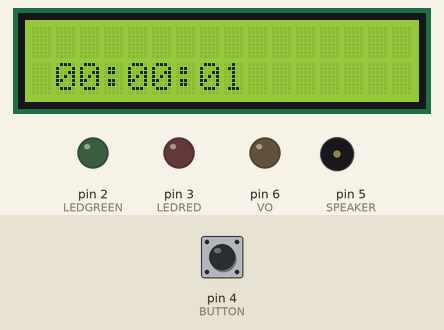
The sketch below on a simulated Arduino Uno, built with avr-gcc and run on an emulated ATmega328P. On the bench: 16×2 character LCD, output pins drawn as LEDs (lit = HIGH), buzzer (waves = sounding). The inputs (shaded band) are chosen by the test bench; at power-on: pin 4 (BUTTON) LOW. The local clock reads 2024-03-15 10:24:30 at power-on unless the sketch sets it; what the sketch prints to the serial monitor is not drawn.

Above: at 1.2 s.
1.3 s: pin 4 (BUTTON) pulled HIGH for 1.25 s
At 2.9 s:
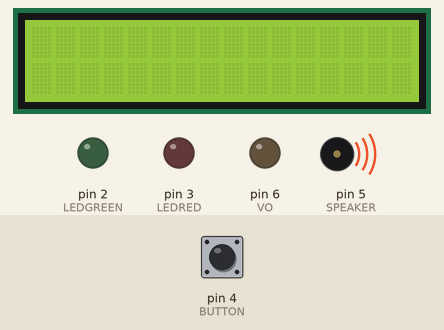
At 13.1 s:
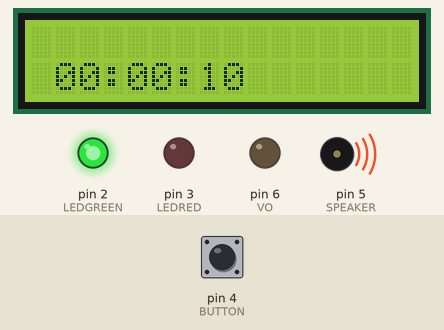
Timing chart, 0 to 14.8 s (numbered marks = the images above; inputs shaded):
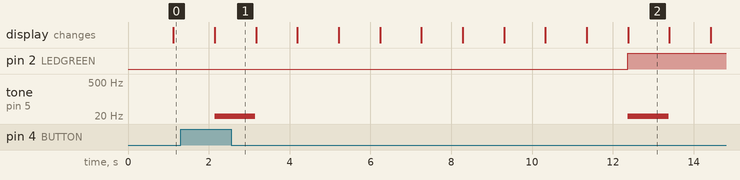

Measured:
- after the input at 1.3 s, pin 2 (LEDGREEN): LOW → HIGH after 11.1 s instead of 9.0 s
- by itself, tone on pin 5 (SPEAKER): alternates 5 Hz for 1.0 s and silent for 9.2 s

The sketch:

AlarmToEat.ino
```cpp
#include <DS3231.h>
#include <Wire.h>
#include <LiquidCrystal.h>

#define DEBUGMODE true
#define FREQUENCY 5

#define LEDGREEN 2
#define LEDRED 3
#define BUTTON 4
#define SPEAKER 5
#define VO 6
#define RS 7
#define E 8
#define D4 9
#define D5 10
#define D6 11
#define D7 12

DS3231  rtc(SDA, SCL);
LiquidCrystal lcd(RS, E, D4, D5, D6, D7);

void setup()
{
    Serial.begin(9600);
    rtc.begin();
    Wire.begin();

    lcd.begin(16, 2);
    analogWrite(VO, 0);

    pinMode(LEDGREEN, OUTPUT);
    pinMode(LEDRED, OUTPUT);
    pinMode(SPEAKER, OUTPUT);
    pinMode(BUTTON, INPUT);

    resetTimer();
};

void loop()
{
    printCurrentTime();

    if(isAlarm(0, 0, 10))
    {
        if(DEBUGMODE)
        {
            printTextToConsole(" GREEN LED : ON ");
            printTextToConsole(" RED LED : OFF ");
            printTextToConsole(" SPEAKER : ON ");
        }

        turnOnLed(LEDGREEN);
        turnOffLed(LEDRED);
        turnOnSpeaker(SPEAKER, FREQUENCY);
    };

    if(isAlarm(0, 0, 20))
    {
        if(DEBUGMODE)
        {
            printTextToConsole(" GREEN LED : OFF ");
            printTextToConsole(" RED LED : ON ");
            printTextToConsole(" SPEAKER : ON ");
        }

        turnOffLed(LEDGREEN);
        turnOnLed(LEDRED);
        turnOnSpeaker(SPEAKER, FREQUENCY);
    };

    if(buttonIsPressed())
    {
        if(DEBUGMODE)
        {
            printTextToConsole(" GREEN LED : OFF ");
            printTextToConsole(" RED LED : OFF ");
            printTextToConsole(" SPEAKER : ON ");
            printTextToConsole(" TIMER : RESET ");
        }

        resetTimer();

        turnOffLed(LEDGREEN);
        turnOffLed(LEDRED);
        turnOnSpeaker(SPEAKER, FREQUENCY);
    };

    delayInSeconds(1);

    turnOffSpeaker(SPEAKER);
};

bool isAlarm(int h, int m, int s)
{
    return rtc.getTime().hour == h &&
    rtc.getTime().min == m &&
    rtc.getTime().sec == s;
};

bool buttonIsPressed()
{
    return digitalRead(BUTTON) == HIGH;
};

void turnOnLed(int LED)
{
    digitalWrite(LED, HIGH);
};

void turnOffLed(int LED)
{
    digitalWrite(LED, LOW);
};

void turnOnSpeaker(int SPEAKR, int FREQ)
{
    tone(SPEAKR, FREQ);
};

void turnOffSpeaker(int SPEAKR)
{
    noTone(SPEAKR);
};

void resetTimer()
{
    lcd.clear();
    rtc.setTime(0, 0, 0);
};

void printTextToConsole(String text)
{
    Serial.println(text);
};

void printTextToLCD(String text)
{
    lcd.setCursor(3, 0);
    lcd.print(text);
};
void printCurrentTime()
{
    printTextToConsole(rtc.getTimeStr());

    lcd.setCursor(1, 1);
    lcd.print(rtc.getTimeStr());
};

void delayInSeconds(int seconds)
{
    delay(seconds*1000);
};
```
